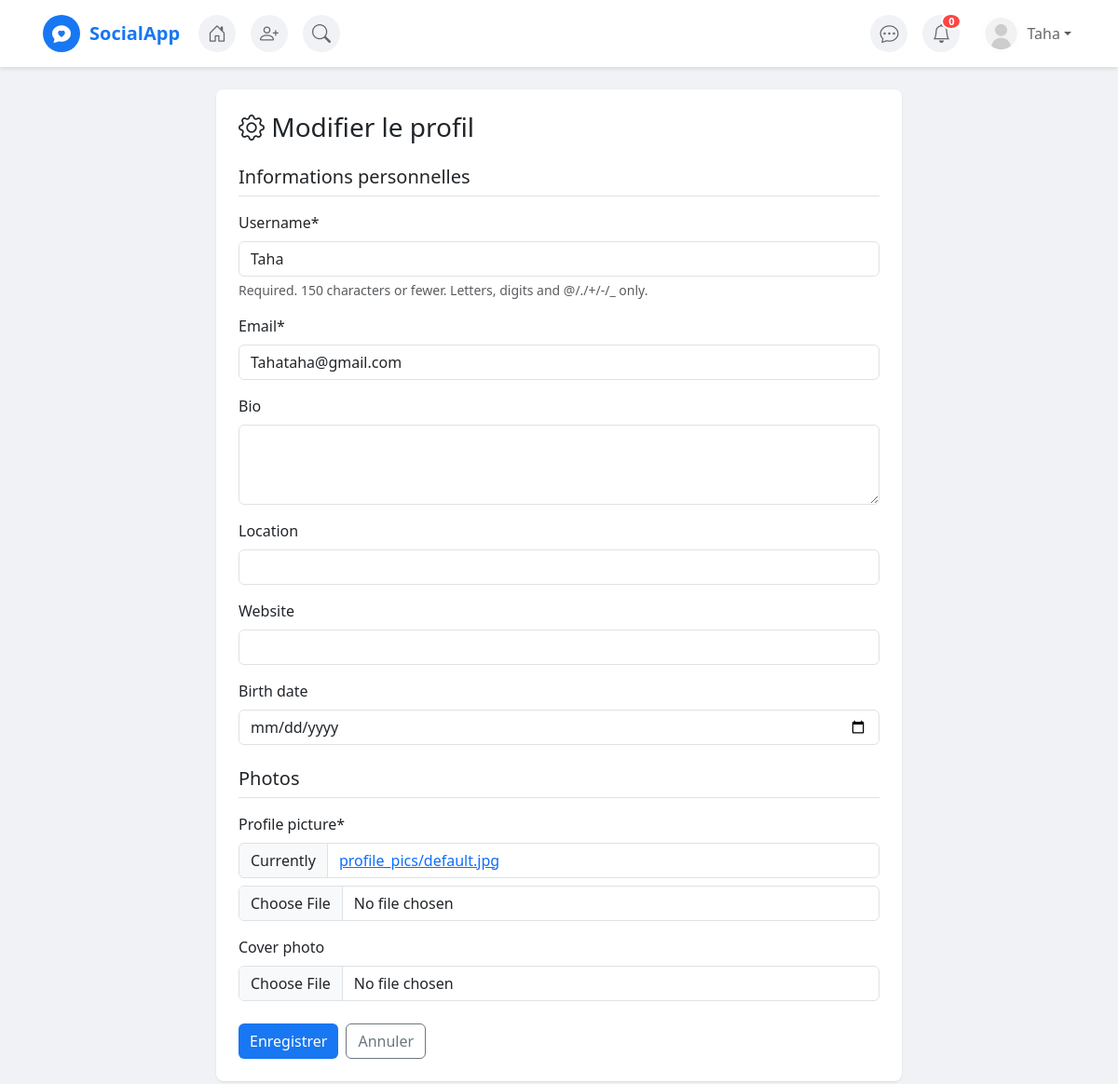
/users/edit-profile/ (signed in), run on the app's committed database.
### apps/users/models.py (models this page shows, shortened)
class CustomUser(AbstractUser):
    email = models.EmailField(unique=True)
    bio = models.TextField(max_length=500, blank=True)
    location = models.CharField(max_length=100, blank=True)
    birth_date = models.DateField(null=True, blank=True)
    website = models.URLField(max_length=200, blank=True)

class Profile(models.Model):
    user = models.OneToOneField(CustomUser, on_delete=models.CASCADE, related_name='profile')
    profile_picture = models.ImageField(upload_to='profile_pics/', default='profile_pics/default.jpg')
    cover_photo = models.ImageField(upload_to='cover_photos/', blank=True, null=True)
    followers_count = models.IntegerField(default=0)
    following_count = models.IntegerField(default=0)
    posts_count = models.IntegerField(default=0)
    created_at = models.DateTimeField(auto_now_add=True)
    updated_at = models.DateTimeField(auto_now=True)

### apps/users/views.py (the view)
# urls.py: path('edit-profile/', views.edit_profile, name='edit_profile'),
@login_required
def edit_profile(request):
    if request.method == 'POST':
        u_form = UserUpdateForm(request.POST, instance=request.user)
        p_form = ProfileUpdateForm(request.POST, request.FILES, instance=request.user.profile)
        if u_form.is_valid() and p_form.is_valid():
            u_form.save()
            p_form.save()
            messages.success(request, 'Votre profil a été mis à jour!')
            return redirect('users:profile', username=request.user.username)
    else:
        u_form = UserUpdateForm(instance=request.user)
        p_form = ProfileUpdateForm(instance=request.user.profile)
    context = {
        'u_form': u_form,
        'p_form': p_form
    }
    return render(request, 'users/edit_profile.html', context)

### apps/users/forms.py
class UserUpdateForm(forms.ModelForm):
    email = forms.EmailField()
    class Meta:
        model = CustomUser
        fields = ['username', 'email', 'bio', 'location', 'website', 'birth_date']
        widgets = {
            'bio': forms.Textarea(attrs={'rows': 3}),
            'birth_date': forms.DateInput(attrs={'type': 'date'}),
        }

class ProfileUpdateForm(forms.ModelForm):
    class Meta:
        model = Profile
        fields = ['profile_picture', 'cover_photo']

### templates/users/edit_profile.html (shortened to what this page needs)
{% extends 'base.html' %}
{% load crispy_forms_tags %}
{% block content %}
<div class="container mt-4">
    <div class="row justify-content-center">
        <div class="col-lg-8">
            <div class="post-card p-4">
                <h3 class="mb-4"><i class="bi bi-gear"></i> Modifier le profil</h3>
                <form method="post" enctype="multipart/form-data">
                    <h5 class="border-bottom pb-2 mb-3">Informations personnelles</h5>
                    {{ u_form|crispy }}
                    <h5 class="border-bottom pb-2 mb-3 mt-4">Photos</h5>
                    {{ p_form|crispy }}
                    <div class="d-flex gap-2 mt-4">
                        <button type="submit" class="btn btn-primary">Enregistrer</button>
                        <a href="{% url 'users:profile' user.username %}" class="btn btn-outline-secondary">Annuler</a>
                    </div>
                </form>
            </div>
        </div>
    </div>
</div>
{% endblock %}

### templates/base.html (shortened to what this page needs)
<!DOCTYPE html>
<html lang="fr">
<head>
    <link href="https://cdn.jsdelivr.net/npm/bootstrap@5.3.0/dist/css/bootstrap.min.css" rel="stylesheet">
    <link rel="stylesheet" href="https://cdn.jsdelivr.net/npm/bootstrap-icons@1.11.0/font/bootstrap-icons.css">
</head>
<body>
    <nav class="navbar navbar-expand-lg navbar-light bg-white sticky-top">
        <div class="container">
            <a class="navbar-brand fw-bold d-flex align-items-center" href="{% url 'posts:feed' %}" style="text-decoration: none;">
                <div class="nav-icon-wrapper" style="margin-right: 10px; background-color: var(--primary-color);">
                    <i class="bi bi-chat-heart-fill" style="color: white;"></i>
                </div>
                <span style="color: var(--primary-color);">SocialApp</span>
            </a>
            <div class="collapse navbar-collapse" id="navbarNav">
                <ul class="navbar-nav me-auto">
                    <li class="nav-item">
                        <a class="nav-link-icon" href="{% url 'posts:feed' %}" title="Accueil">
                            <div class="nav-icon-wrapper">
                                <i class="bi bi-house-door"></i>
                            </div>
                        </a>
                    </li>
                    <li class="nav-item">
                        <a class="nav-link-icon" href="{% url 'social:suggestions' %}" title="Suggestions">
                            <div class="nav-icon-wrapper">
                                <i class="bi bi-person-plus"></i>
                            </div>
                        </a>
                    </li>
                    <li class="nav-item">
                        <a class="nav-link-icon" href="{% url 'social:search_users' %}" title="Rechercher">
                            <div class="nav-icon-wrapper">
                                <i class="bi bi-search"></i>
                            </div>
                        </a>
                    </li>
                </ul>
                {% if user.is_authenticated %}
                <ul class="navbar-nav">
                    <li class="nav-item position-relative">
                        <a class="nav-link-icon" href="{% url 'social:list_conversations' %}" title="Conversations">
                            <div class="nav-icon-wrapper">
                                <i class="bi bi-chat-dots"></i>
                            </div>
                        </a>
                    </li>
                    <li class="nav-item position-relative">
                        <a class="nav-link-icon" href="{% url 'social:notifications' %}" title="Notifications">
                            <div class="nav-icon-wrapper">
                                <i class="bi bi-bell"></i>
                                <span class="notification-badge" id="notif-count">0</span>
                            </div>
                        </a>
                    </li>
                    <li class="nav-item dropdown">
                        <a class="nav-link dropdown-toggle d-flex align-items-center" href="#" id="navbarDropdown" role="button"
                           data-bs-toggle="dropdown" style="text-decoration: none;">
                            <div class="nav-icon-wrapper" style="margin-right: 8px;">
                                <img src="{{ user.profile.profile_picture.url }}" alt="" style="width: 100%; height: 100%; border-radius: 50%; object-fit: cover;">
                            </div>
                            <span style="color: #65676b;">{{ user.username }}</span>
                        </a>
                    </li>
                </ul>
                {% endif %}
            </div>
        </div>
    </nav>
    {% block content %}{% endblock %}
</body>
</html>

### templates/base.html (style rules this page uses)
:root { --primary-color: #1877f2; --hover-color: #e7f3ff; }
body { background-color: #f0f2f5; }
.navbar { background-color: white; box-shadow: 0 2px 4px rgba(0,0,0,.1); }
.post-card { background: white; border-radius: 8px; box-shadow: 0 1px 2px rgba(0,0,0,.1); margin-bottom: 1rem; }
.btn-primary { background-color: var(--primary-color); border: none; }
.nav-icon-wrapper { position: relative; display: inline-flex; align-items: center; justify-content: center; width: 40px; height: 40px; border-radius: 50%; background-color: #f0f2f5; transition: all 0.3s ease; margin: 0 4px; }
.nav-icon-wrapper i { font-size: 20px; color: #65676b; }
.nav-link-icon { padding: 0 !important; text-decoration: none !important; display: flex; align-items: center; justify-content: center; }
.notification-badge { position: absolute; top: -2px; right: -2px; background: #ff4444; color: white; border-radius: 50%; padding: 2px 6px; font-size: 11px; font-weight: bold; min-width: 18px; height: 18px; display: flex; align-items: center; justify-content: center; border: 2px solid white; }
.navbar-nav { display: flex; align-items: center; gap: 8px; }
.navbar-nav .nav-item { display: flex; align-items: center; }

### data on the page
CustomUser: profile.profile_picture (placeholder picture), username "Taha", email "Tahataha@gmail.com"
